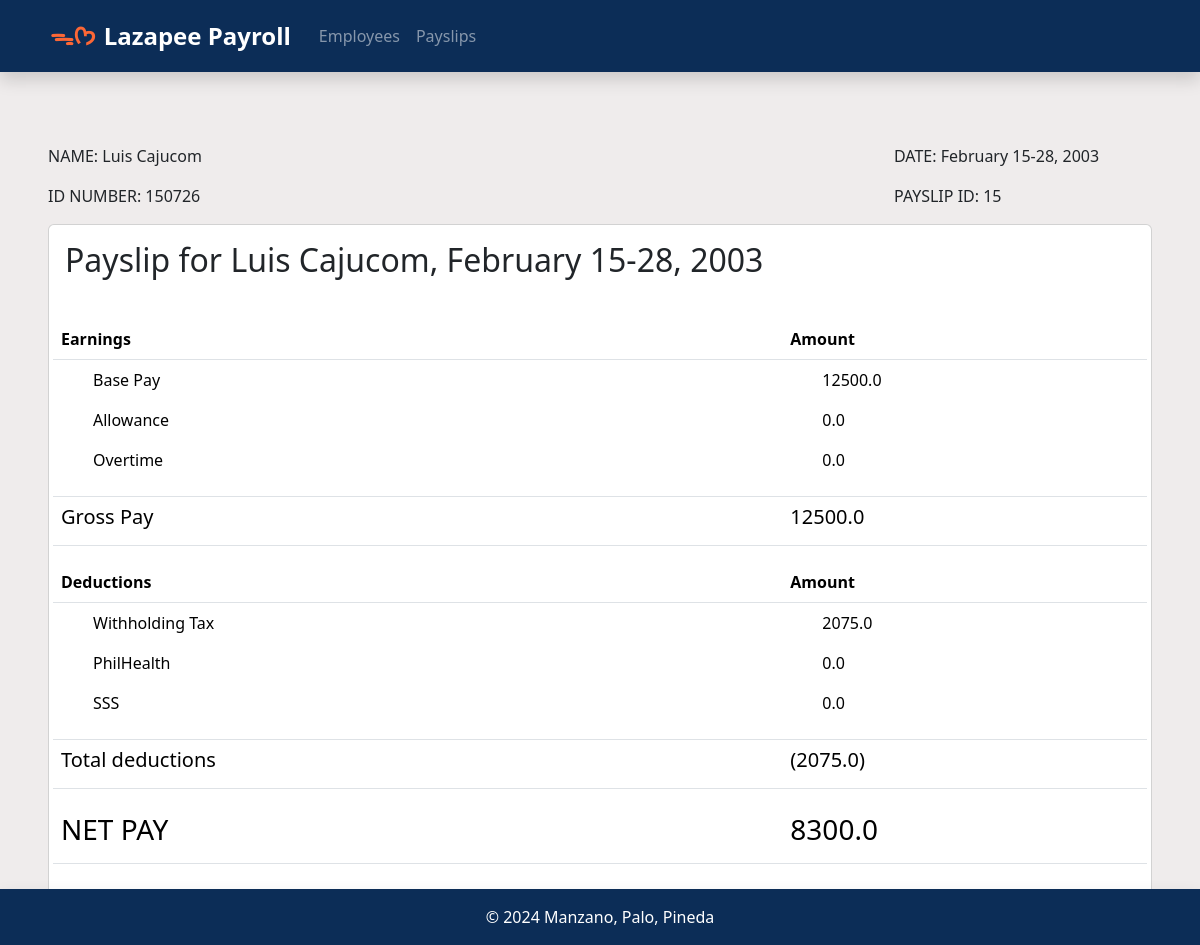
/view_payslip/15/, run on the app's committed database.
### payroll_app/models.py (models this page shows, shortened)
class Payslip(models.Model):
    employee = models.ForeignKey(Employee, on_delete=models.CASCADE)
    month = models.CharField(max_length=20)
    date_range = models.CharField(max_length=50)
    year = models.CharField(max_length=4)
    pay_cycle = models.IntegerField()
    rate = models.FloatField()
    earnings_allowance = models.FloatField()
    deductions_tax = models.FloatField()
    deductions_health = models.FloatField()
    pag_ibig = models.FloatField()
    sss = models.FloatField()
    overtime = models.FloatField()
    total_pay = models.FloatField()

class Employee(models.Model):
    name = models.CharField(max_length=100)
    id_number = models.CharField(max_length=20, unique=True)
    rate = models.FloatField()
    allowance = models.FloatField(null=True, blank=True)
    overtime_pay = models.FloatField(null=True, blank=True)

### payroll_app/views.py (the view)
# urls.py: path('view_payslip/<int:pk>/', views.view_payslip, name='view_payslip'),
def view_payslip(request,pk):
    payslip = get_object_or_404(Payslip,pk=pk)
    earned_sum = float(payslip.rate)+float(payslip.earnings_allowance)+float(payslip.overtime)
    if payslip.pay_cycle == 1:
        deductions = ['Pag-ibig']
        deduct_values = [payslip.pag_ibig]
        deduct_sum = float(payslip.deductions_tax)+float(payslip.pag_ibig)
    if payslip.pay_cycle == 2:
        deductions = ['PhilHealth','SSS']
        deduct_values = [payslip.deductions_health,payslip.sss]
        deduct_sum = float(payslip.deductions_tax)+float(payslip.deductions_health)+float(payslip.sss)
    context={
        'payslip':payslip,
        'deductions':deductions,
        'deduct_values':deduct_values,
        'deduct_sum':deduct_sum,
        'earned_sum':earned_sum
    }
    return render(request,'payroll_app/view_payslip.html',context)

### payroll_app/templates/payroll_app/view_payslip.html (shortened to what this page needs)
{% extends 'payroll_app/base.html' %}
{% load static %}
{% block content %}
<div class="container mx">
    <div class="row">
        <div class="col-9">
            <p>NAME: {{payslip.employee.name}}</p>
            <p>ID NUMBER: {{payslip.employee.id_number}}</p>
        </div>
        <div class="col-3">
            <p>DATE: {{payslip.date_range}}</p>
            <p>PAYSLIP ID: {{payslip.pk}}</p>
        </div>
    </div>
    <div class="card">
        <div class="card-heading p-3"><h2>Payslip for {{payslip.employee.name}}, {{payslip.date_range}}</h2></div>
        <div class="card-body p-3">
            <div class="row">
                <table class="table">
                    <thead class="thead">
                        <th class="col-8">Earnings</th>
                        <th class="col-4">Amount</th>
                    </thead>
                    <tr>
                        <td>
                            <ul>Base Pay</ul>
                            <ul>Allowance</ul>
                            <ul>Overtime</ul>
                        </td>
                        <td>
                            <ul>{{payslip.rate}}</ul>
                            <ul>{{payslip.earnings_allowance}}</ul>
                            <ul>{{payslip.overtime}}</ul>
                        </td>
                    </tr>
                    <tr>
                        <td><h5>Gross Pay</h5></td>
                        <td><h5>{{earned_sum}}</h5></td>
                    </tr>
                </table>
            </div>
           <div class="row">
                <table class="table">
                    <thead>
                        <th class="col-8">Deductions</th>
                        <th class="col-4">Amount</th>
                    </thead>
                    <tr>
                        <td>
                            <ul>Withholding Tax</ul>
                            {% for deduct in deductions %}
                                <ul>{{deduct}}</ul>
                            {% endfor %}
                        </td>
                        <td>
                            <ul>{{payslip.deductions_tax}}</ul>
                            {% for dvalue in deduct_values %}
                                <ul>{{dvalue}}</ul>
                            {% endfor %}
                        </td>
                    </tr>
                    <tr>
                        <td><h5>Total deductions</h5></td>
                        <td><h5>({{deduct_sum}})</h5></td>
                    </tr>
                </table>
                <table class="table p-3">
                    <thead>
                        <th class="col-8"><h3>NET PAY</h3></th>
                        <th class="col-4"><h3>{{payslip.total_pay}}</h3></th>
                    </thead>
                </table>
           </div>
        </div>
    </div>
</div>
{% endblock %}

### data on the page
Payslip: employee.name "Luis Cajucom", employee.id_number "150726", date_range "February 15-28, 2003", pk "15", rate "12500.0", earnings_allowance "0.0", overtime "0.0", deductions_tax "2075.0", deduct_values "0.0" "0.0", total_pay "8300.0"

### other printed values
{{ earned_sum }} "12500.0"
{{ deduct }} "PhilHealth" "SSS"
{{ deduct_sum }} "2075.0"
